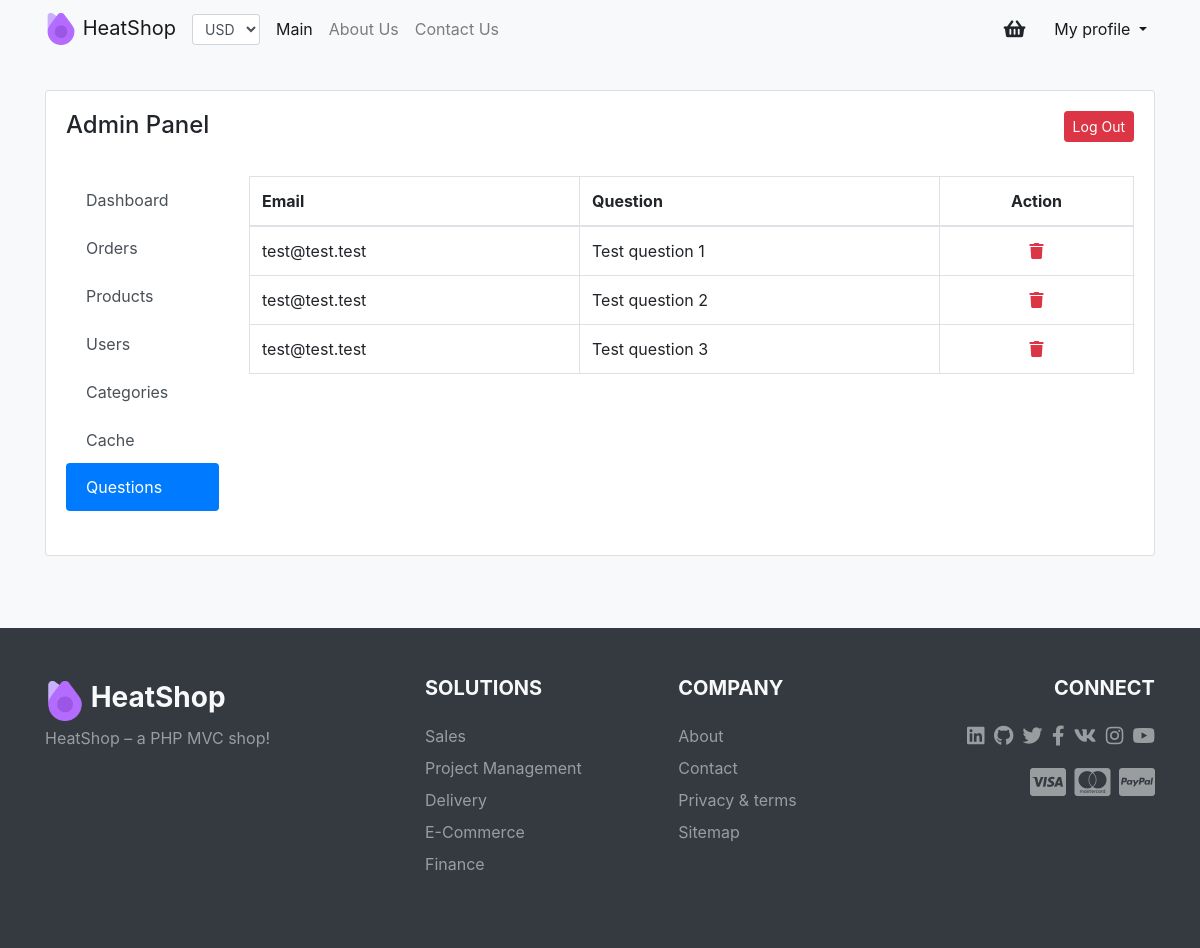
/admin/question (signed in), run on the app's committed database.
### tables this page shows
CREATE TABLE `contact` (
  `id` int(10) UNSIGNED NOT NULL,
  `email` varchar(255) NOT NULL,
  `question` text NOT NULL
);

### app/core/base/BaseController.php (called while the page is built, shortened)
<?php
abstract class BaseController
{
    private $route;
    private $view;
    private $data;
    private $meta = ['title' => 'HeatShop'];
    protected $layout = true;
    function __construct($route)
    {
        $this->route 	  = $route;
        $this->view 	  = $route['action'];
    }
    function set($data)
    {
        $this->data = $data;
    }
    function setMeta($title, $desc = null, $keywords = null)
    {
        $this->meta['title'] 	= $title . ' | HeatShop';
        $this->meta['desc'] 	= $desc;
        $this->meta['keywords'] = strtolower($keywords);
    }
    function getView()
    {
        $viewObj = new View($this->route, $this->layout, $this->view, $this->meta);
        $viewObj->render($this->data);
    }
}

### app/core/App.php (called while the page is built, shortened)
<?php
class App
{
    function __construct()
    {
        new Router();
    }
}

### public/index.php (called while the page is built, shortened)
<?php
new \app\core\App();

### config/db.php (called while the page is built)
<?php
return [
    'dsn' => "mysql:host=localhost;dbname=heatshop;charset=utf8",
    'user' => 'root',
    'pass' => ''
];

### app/core/Db.php (called while the page is built, shortened)
<?php
class Db
{
    private static $db = null;
    private static function connect()
    {
        if (!self::$db) {
            $config	  = include CONFIG . '/db.php';
            self::$db = new PDO($config['dsn'], $config['user'], $config['pass']);
        }
        return self::$db;
    }
    static function query($sql, $params = [])
    {
        $stmt = self::connect()->prepare($sql);
        $stmt->execute();
        return $stmt;
    }
    static function rowAll($sql, $params = [])
    {
        $stmt = self::query($sql, $params);
        return $stmt->fetchAll(PDO::FETCH_ASSOC);
    }
}

### app/core/base/BaseModel.php (called while the page is built, shortened)
<?php
abstract class BaseModel
{
    static function all($table)
    {
        return Db::rowAll("SELECT * FROM {$table}");
    }
}

### app/controllers/admin/QuestionController.php (called while the page is built, shortened)
<?php
class QuestionController extends Controller
{
    function indexAction()
    {
        $questions = Question::all('contact');
    }
}

### app/views/admin/question/index.php (the view, shortened to what this page needs)
<div class="card mx-auto mt-4">
    <div class="card-body">
        <div class="row mb-4">
            <div class="col">
                <h4 class="card-title float-left">Admin Panel</h4>
            </div>
            <div class="col">
                <a href="user/logout" class="btn btn-sm btn-danger float-right">Log Out</a>
            </div>
        </div>
        <div class="row">
            <div class="col-lg-2 mb-4">
                <div class="list-group">
                    <a href="<?=ADMIN;?>" class="list-group-item list-group-item-action border-0 rounded">Dashboard</a>
                    <a href="<?=ADMIN;?>/order" class="list-group-item list-group-item-action border-0 rounded ">Orders</a>
                    <a href="<?=ADMIN;?>/product" class="list-group-item list-group-item-action border-0 rounded">Products</a>
                    <a href="<?=ADMIN;?>/user" class="list-group-item list-group-item-action border-0 rounded">Users</a>
                    <a href="<?=ADMIN;?>/category" class="list-group-item list-group-item-action border-0 rounded">Categories</a>
                    <a href="<?=ADMIN;?>/cache" class="list-group-item list-group-item-action border-0 rounded">Cache</a>
                    <a href="<?=ADMIN;?>/question" class="list-group-item list-group-item-action border-0 rounded active">Questions</a>
                </div>
            </div>
            <div class="col-md-10">
            <?php if ($questions): ?>
                <div class="table-responsive mb-4">
                    <table class="table table-bordered table-hover">
                        <thead>
                            <tr>
                                <th>Email</th>
                                <th>Question</th>
                                <th class="text-center">Action</th>
                            </tr>
                        </thead>
                        <tbody>
                        <?php foreach ($questions as $question): ?>
                            <tr>
                                <td><?=$question['email'];?></td>
                                <td><?=$question['question'];?></td>
                                <td class="text-center"><a href="<?=ADMIN;?>/question/delete?id=<?=$question['id'];?>" class="delete"><i class="fas fa-trash text-danger"></i></a></td>
                            </tr>
                        <?php endforeach; ?>
                        </tbody>
                    </table>
                </div>
            <?php else: ?>
                <p>Not found</p>
            <?php endif; ?>
            </div>
        </div>
    </div>
</div>

### data on the page
contact: email "test@test.test", question "Test question 1"
contact: email "test@test.test", question "Test question 2"
contact: email "test@test.test", question "Test question 3"

### other printed values
form field value "USD"
